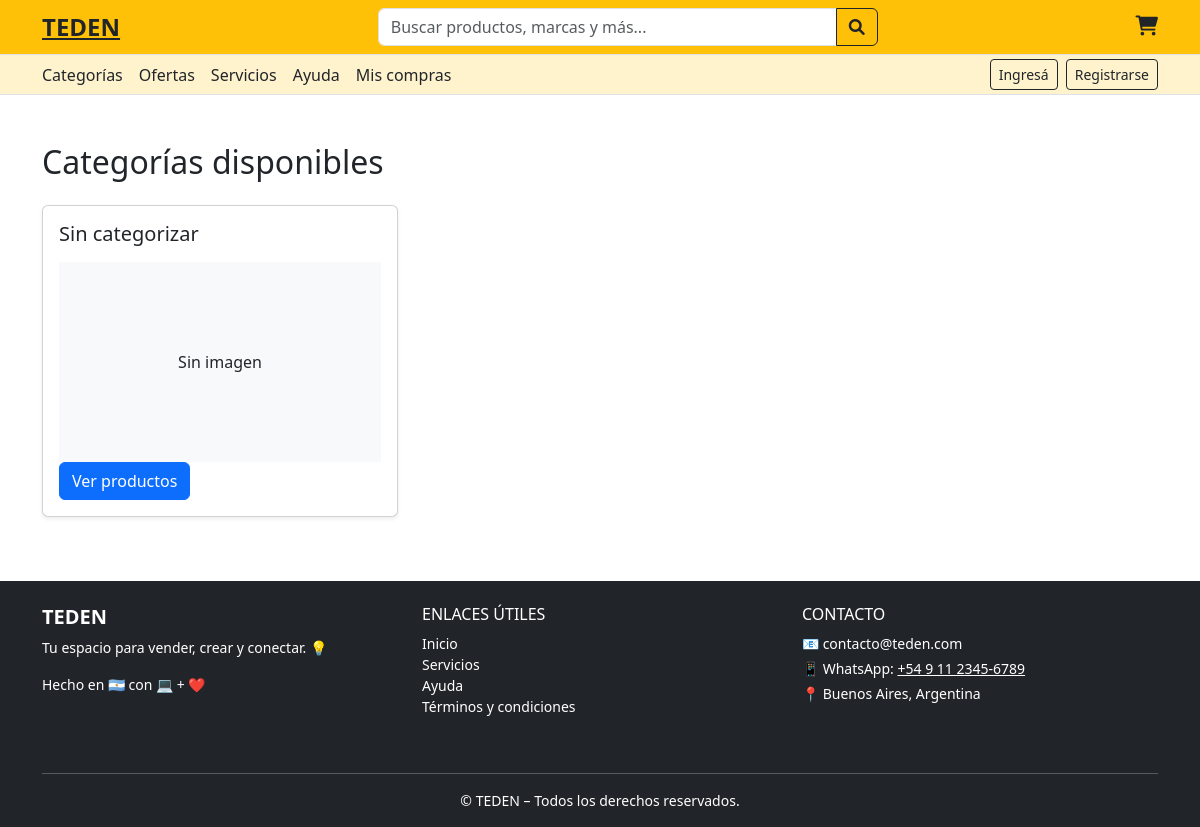
Page /categorias/ on the earlier database version.
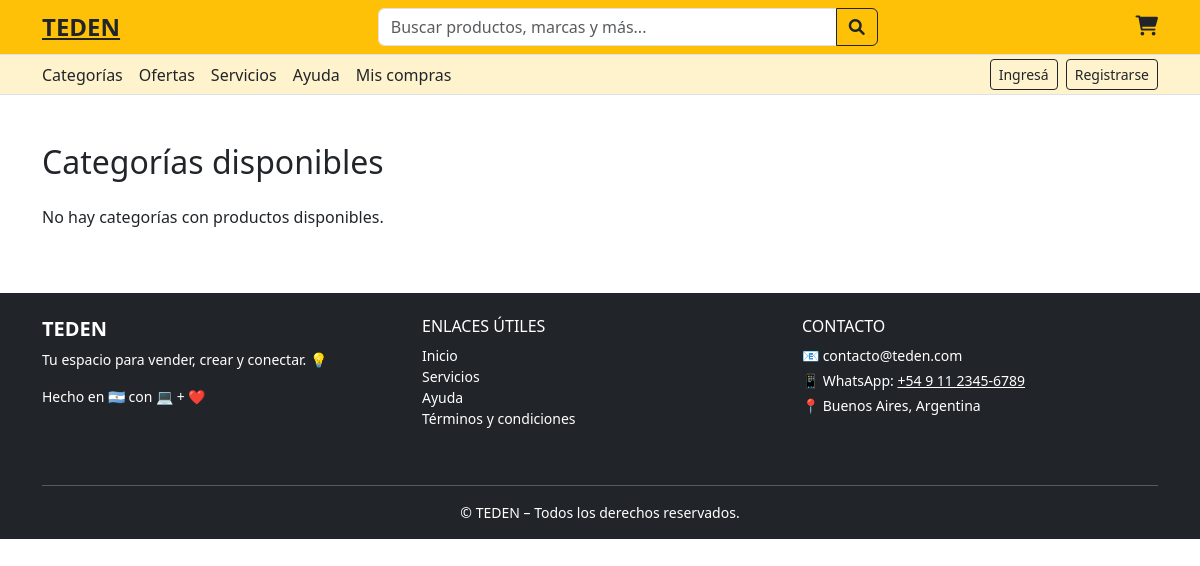
Same page on the later database version.
### products/models.py (models this page shows, shortened)
class Category(models.Model):
    name = models.CharField(max_length=100, unique=True)
    image = models.ImageField(upload_to='categories/', blank=True, null=True)  # 🆕 Campo

### core/views.py (the view)
# urls.py: path('categorias/', views.lista_categorias, name='lista_categorias'),
def lista_categorias(request):
    categorias = Category.objects.all()
    return render(request, 'core/lista_categorias.html', {'categorias': categorias})

### core/templates/core/lista_categorias.html (shortened to what this page needs)
{% include "partials/header.html" %}
{% include "partials/register_modal.html" %}
{% block content %}
<main>
<div class="container mt-5">
  <h2 class="mb-4">Categorías disponibles</h2>
  <div class="row">
    {% for categoria in categorias %}
      <div class="col-md-4 mb-3">
        <div class="card shadow-sm">
          <div class="card-body">
            <h5 class="card-title">{{ categoria.name }}</h5>
            {% if categoria.image %}
              <img src="{{ categoria.image.url }}" class="img-fluid mb-3" alt="{{ categoria.name }}">
            {% else %}
              <div class="bg-light d-flex align-items-center justify-content-center" style="height:200px;">Sin imagen</div>
            {% endif %}
            <a href="{% url 'productos_por_categoria' categoria.id %}" class="btn btn-primary">Ver productos</a>
          </div>
        </div>
      </div>
    {% empty %}
      <p>No hay categorías con productos disponibles.</p>
    {% endfor %}
  </div>
</div>
</main>
{% endblock %}
{% include "partials/footer.html" %}

Differences in the rows shown:
removed Category: name "Sin categorizar", image "Sin imagen"
Other differences:
text now shown: "No hay categorías con productos disponibles."
